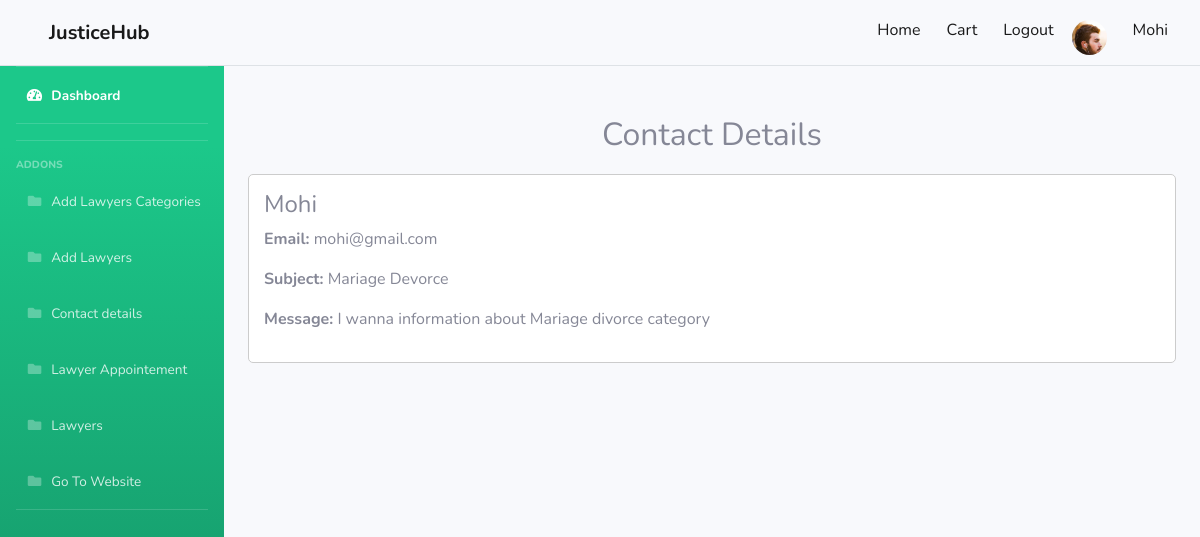
The page /Dashboard/contact.php (signed in) on the database its author committed.
### tables this page shows
CREATE TABLE `contact` (
  `id` int(11) UNSIGNED NOT NULL,
  `name` varchar(100) DEFAULT NULL,
  `email` varchar(100) DEFAULT NULL,
  `sub` varchar(100) DEFAULT NULL,
  `msg` varchar(250) DEFAULT NULL
);

### Dashboard/contact.php (the view, shortened to what this page needs)
<?php
include 'conn.php';
?>
<!DOCTYPE html>
<html lang="en">
<head>
    <link href="vendor/bootstrap/css/bootstrap.min.css" rel="stylesheet">
    <link href="css/sb-admin-2.min.css" rel="stylesheet">
    <link href="vendor/fontawesome-free/css/all.min.css" rel="stylesheet" type="text/css">
    <link href="css/sb-admin-2.min.css" rel="stylesheet">
</head>
<body>
    <?php include 'nav.php'; ?>
    <div id="wrapper">
<ul  class="navbar-nav bg-gradient-success sidebar sidebar-dark accordion" id="accordionSidebar">
    <hr class="sidebar-divider my-0">
    <?php
        if (isset($_SESSION['name'])) {
        ?>
    <li class="nav-item active">
        <a class="nav-link" href="index.php">
            <i class="fas fa-fw fa-tachometer-alt"></i>
            <span>Dashboard</span></a>
    </li>
    <hr class="sidebar-divider">
    <hr class="sidebar-divider">
    <div class="sidebar-heading">
        Addons
    </div>
    <li class="nav-item">
        <a class="nav-link" href="admin_add_category.php">
        <i class="fas fa-fw fa-folder"></i>
            <span>Add Lawyers Categories</span></a>
    </li>
    <li class="nav-item">
        <a class="nav-link" href="addLawyer.php">
        <i class="fas fa-fw fa-folder"></i>
            <span>Add Lawyers</span></a>
    </li>
    <li class="nav-item">
        <a class="nav-link" href="contact.php">
        <i class="fas fa-fw fa-folder"></i>
            <span>Contact details</span></a>
    </li>
    <li class="nav-item">
        <a class="nav-link" href="Lawerapp.php">
        <i class="fas fa-fw fa-folder"></i>
            <span>Lawyer Appointement</span></a>
    </li>
    <li class="nav-item">
                    <a class="nav-link" href="lawyerapp.php">
                        <i class="fas fa-fw fa-folder"></i>
                        <span>Lawyers</span></a>
                </li>
    <li class="nav-item">
        <a class="nav-link" href="../index.php">
        <i class="fas fa-fw fa-folder"></i>
            <span>Go To Website</span></a>
    </li>
        <?php
        }
        ?>
    <hr class="sidebar-divider d-none d-md-block">
</ul>
    <div class="container">
        <h2 class="text-center">Contact Details</h2>
        <?php
        $sql = "SELECT * FROM contact";
        $result = mysqli_query($conn, $sql);
        if (mysqli_num_rows($result) > 0) {
            while ($row = mysqli_fetch_assoc($result)) {
        ?>
                <div class="contact-item">
                    <h4><?php echo $row['name']; ?></h4>
                    <p><strong>Email:</strong> <?php echo $row['email']; ?></p>
                    <p><strong>Subject:</strong> <?php echo $row['sub']; ?></p>
                    <p><strong>Message:</strong> <?php echo $row['msg']; ?></p>
                </div>
        <?php
            }
        } else {
            echo '<h3 class="text-center">No contact details found.</h3>';
        }
        ?>
    </div>
</body>
</html>

### Dashboard/contact.php (style rules this page uses)
body { font-family: 'Nunito', sans-serif; background-color: #f8f9fc; }
.container { margin-top: 50px; }
h2 { margin-bottom: 20px; }
.contact-item { margin-bottom: 20px; border: 1px solid #ccc; padding: 15px; border-radius: 5px; background-color: #fff; }

### Dashboard/nav.php (style rules this page uses)
.navbar-nav { margin-left: auto; }
.navbar-nav .nav-item { margin-left: 10px; }

### rows shown on the page
contact: name "Mohi", email "mohi@gmail.com", sub "Mariage Devorce", msg "I wanna information about Mariage divorce category"

### other values the page prints
$_SESSION['name'] "Mohi"
